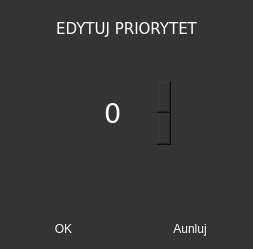
<?xml version="1.0" encoding="UTF-8"?>
<ui version="4.0">
 <class>Edit_priority</class>
 <widget class="QDialog" name="Edit_priority">
  <property name="geometry">
   <rect>
    <x>0</x>
    <y>0</y>
    <width>253</width>
    <height>249</height>
   </rect>
  </property>
  <property name="windowTitle">
   <string>Dialog</string>
  </property>
  <property name="styleSheet">
   <string notr="true">QDialog
{
	background-color:rgb(52, 52, 52);
	color:white;
}

QSpinBox
 { 
	subcontrol-origin: border;
	subcontrol-position: top right; 
	background-color:rgb(52, 52, 52);
	border:none;
	color:white;
}


QPushButton
{
	background-color:rgb(52, 52, 52);
	border-radius:2;
	color:white;
}

QPushButton:hover
{
	background-color:rgb(72,72, 72);
}

QLabel
{
	color:white;
}</string>
  </property>
  <layout class="QVBoxLayout" name="verticalLayout">
   <property name="spacing">
    <number>0</number>
   </property>
   <property name="leftMargin">
    <number>0</number>
   </property>
   <property name="topMargin">
    <number>20</number>
   </property>
   <property name="rightMargin">
    <number>0</number>
   </property>
   <property name="bottomMargin">
    <number>0</number>
   </property>
   <item>
    <widget class="QLabel" name="title_label">
     <property name="font">
      <font>
       <family>Verdana</family>
       <pointsize>11</pointsize>
       <weight>50</weight>
       <bold>false</bold>
      </font>
     </property>
     <property name="text">
      <string>EDYTUJ PRIORYTET</string>
     </property>
     <property name="alignment">
      <set>Qt::AlignCenter</set>
     </property>
    </widget>
   </item>
   <item>
    <layout class="QHBoxLayout" name="horizontalLayout">
     <property name="bottomMargin">
      <number>20</number>
     </property>
     <item>
      <spacer name="horizontalSpacer">
       <property name="orientation">
        <enum>Qt::Horizontal</enum>
       </property>
       <property name="sizeHint" stdset="0">
        <size>
         <width>40</width>
         <height>20</height>
        </size>
       </property>
      </spacer>
     </item>
     <item>
      <spacer name="verticalSpacer">
       <property name="orientation">
        <enum>Qt::Vertical</enum>
       </property>
       <property name="sizeHint" stdset="0">
        <size>
         <width>20</width>
         <height>40</height>
        </size>
       </property>
      </spacer>
     </item>
     <item>
      <widget class="QSpinBox" name="priority_change">
       <property name="minimumSize">
        <size>
         <width>70</width>
         <height>70</height>
        </size>
       </property>
       <property name="font">
        <font>
         <family>Verdana</family>
         <pointsize>20</pointsize>
        </font>
       </property>
       <property name="cursor">
        <cursorShape>PointingHandCursor</cursorShape>
       </property>
       <property name="prefix">
        <string/>
       </property>
       <property name="maximum">
        <number>3</number>
       </property>
      </widget>
     </item>
     <item>
      <spacer name="horizontalSpacer_2">
       <property name="orientation">
        <enum>Qt::Horizontal</enum>
       </property>
       <property name="sizeHint" stdset="0">
        <size>
         <width>40</width>
         <height>20</height>
        </size>
       </property>
      </spacer>
     </item>
    </layout>
   </item>
   <item>
    <layout class="QHBoxLayout" name="horizontalLayout_2">
     <property name="spacing">
      <number>0</number>
     </property>
     <item>
      <widget class="QPushButton" name="ok_button">
       <property name="minimumSize">
        <size>
         <width>0</width>
         <height>40</height>
        </size>
       </property>
       <property name="cursor">
        <cursorShape>PointingHandCursor</cursorShape>
       </property>
       <property name="text">
        <string>OK</string>
       </property>
      </widget>
     </item>
     <item>
      <widget class="QPushButton" name="cancel_button">
       <property name="minimumSize">
        <size>
         <width>0</width>
         <height>40</height>
        </size>
       </property>
       <property name="cursor">
        <cursorShape>PointingHandCursor</cursorShape>
       </property>
       <property name="text">
        <string>Aunluj</string>
       </property>
      </widget>
     </item>
    </layout>
   </item>
  </layout>
 </widget>
 <resources/>
 <connections/>
</ui>
